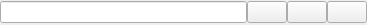
<?xml version="1.0" encoding="UTF-8"?>
<ui version="4.0">
 <class>ParamEditString</class>
 <widget class="QWidget" name="ParamEditString">
  <property name="geometry">
   <rect>
    <x>0</x>
    <y>0</y>
    <width>367</width>
    <height>25</height>
   </rect>
  </property>
  <property name="windowTitle">
   <string>Form</string>
  </property>
  <layout class="QHBoxLayout" name="horizontalLayout">
   <property name="spacing">
    <number>0</number>
   </property>
   <property name="leftMargin">
    <number>0</number>
   </property>
   <property name="topMargin">
    <number>0</number>
   </property>
   <property name="rightMargin">
    <number>0</number>
   </property>
   <property name="bottomMargin">
    <number>0</number>
   </property>
   <item>
    <widget class="QLineEdit" name="valueEdit"/>
   </item>
   <item>
    <widget class="QPushButton" name="readButton">
     <property name="sizePolicy">
      <sizepolicy hsizetype="Fixed" vsizetype="Fixed">
       <horstretch>0</horstretch>
       <verstretch>0</verstretch>
      </sizepolicy>
     </property>
     <property name="toolTip">
      <string>读取当前设置</string>
     </property>
     <property name="text">
      <string/>
     </property>
    </widget>
   </item>
   <item>
    <widget class="QPushButton" name="readDefaultButton">
     <property name="sizePolicy">
      <sizepolicy hsizetype="Fixed" vsizetype="Fixed">
       <horstretch>0</horstretch>
       <verstretch>0</verstretch>
      </sizepolicy>
     </property>
     <property name="toolTip">
      <string>读取默认设置</string>
     </property>
     <property name="text">
      <string/>
     </property>
    </widget>
   </item>
   <item>
    <widget class="QPushButton" name="helpButton">
     <property name="sizePolicy">
      <sizepolicy hsizetype="Fixed" vsizetype="Fixed">
       <horstretch>0</horstretch>
       <verstretch>0</verstretch>
      </sizepolicy>
     </property>
     <property name="toolTip">
      <string>显示帮助</string>
     </property>
     <property name="text">
      <string/>
     </property>
    </widget>
   </item>
  </layout>
 </widget>
 <resources/>
 <connections/>
</ui>
